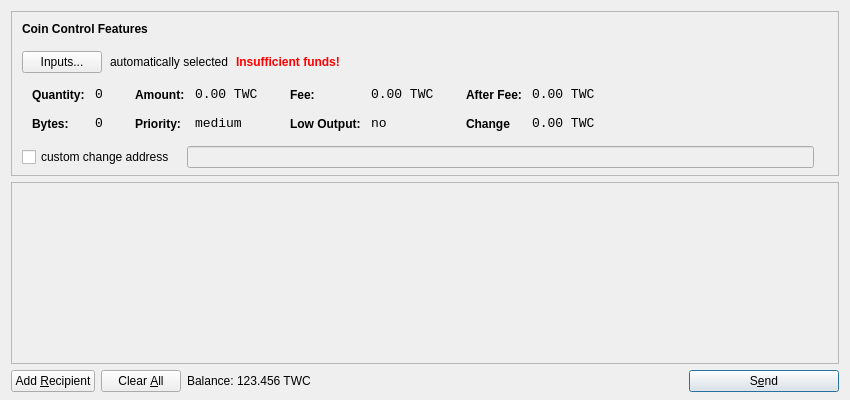
<?xml version="1.0" encoding="UTF-8"?>
<ui version="4.0">
 <class>SendCoinsDialog</class>
 <widget class="QDialog" name="SendCoinsDialog">
  <property name="geometry">
   <rect>
    <x>0</x>
    <y>0</y>
    <width>850</width>
    <height>400</height>
   </rect>
  </property>
  <property name="windowTitle">
   <string>Send Coins</string>
  </property>
  <property name="styleSheet">
   <string notr="true">background-image: url(:/images/gr);</string>
  </property>
  <layout class="QVBoxLayout" name="verticalLayout" stretch="0,1,0">
   <property name="bottomMargin">
    <number>8</number>
   </property>
   <item>
    <widget class="QFrame" name="frameCoinControl">
     <property name="sizePolicy">
      <sizepolicy hsizetype="Expanding" vsizetype="Expanding">
       <horstretch>0</horstretch>
       <verstretch>0</verstretch>
      </sizepolicy>
     </property>
     <property name="maximumSize">
      <size>
       <width>16777215</width>
       <height>16777215</height>
      </size>
     </property>
     <property name="frameShape">
      <enum>QFrame::StyledPanel</enum>
     </property>
     <property name="frameShadow">
      <enum>QFrame::Sunken</enum>
     </property>
     <layout class="QVBoxLayout" name="verticalLayoutCoinControl2">
      <property name="spacing">
       <number>6</number>
      </property>
      <property name="leftMargin">
       <number>0</number>
      </property>
      <property name="topMargin">
       <number>0</number>
      </property>
      <property name="rightMargin">
       <number>0</number>
      </property>
      <property name="bottomMargin">
       <number>6</number>
      </property>
      <item>
       <layout class="QVBoxLayout" name="verticalLayoutCoinControl" stretch="0,0,0,0,1">
        <property name="spacing">
         <number>0</number>
        </property>
        <property name="leftMargin">
         <number>10</number>
        </property>
        <property name="topMargin">
         <number>10</number>
        </property>
        <item>
         <layout class="QHBoxLayout" name="horizontalLayoutCoinControl1">
          <property name="bottomMargin">
           <number>15</number>
          </property>
          <item>
           <widget class="QLabel" name="labelCoinControlFeatures">
            <property name="sizePolicy">
             <sizepolicy hsizetype="Preferred" vsizetype="Maximum">
              <horstretch>0</horstretch>
              <verstretch>0</verstretch>
             </sizepolicy>
            </property>
            <property name="font">
             <font>
              <weight>75</weight>
              <bold>true</bold>
             </font>
            </property>
            <property name="styleSheet">
             <string notr="true">font-weight:bold;</string>
            </property>
            <property name="text">
             <string>Coin Control Features</string>
            </property>
           </widget>
          </item>
         </layout>
        </item>
        <item>
         <layout class="QHBoxLayout" name="horizontalLayoutCoinControl2" stretch="0,0,0,0">
          <property name="spacing">
           <number>8</number>
          </property>
          <property name="bottomMargin">
           <number>10</number>
          </property>
          <item>
           <widget class="QPushButton" name="pushButtonCoinControl">
            <property name="styleSheet">
             <string notr="true"/>
            </property>
            <property name="text">
             <string>Inputs...</string>
            </property>
           </widget>
          </item>
          <item>
           <widget class="QLabel" name="labelCoinControlAutomaticallySelected">
            <property name="text">
             <string>automatically selected</string>
            </property>
            <property name="margin">
             <number>5</number>
            </property>
           </widget>
          </item>
          <item>
           <widget class="QLabel" name="labelCoinControlInsuffFunds">
            <property name="font">
             <font>
              <weight>75</weight>
              <bold>true</bold>
             </font>
            </property>
            <property name="styleSheet">
             <string notr="true">color:red;font-weight:bold;</string>
            </property>
            <property name="text">
             <string>Insufficient funds!</string>
            </property>
            <property name="margin">
             <number>5</number>
            </property>
           </widget>
          </item>
          <item>
           <spacer name="horizontalSpacerCoinControl">
            <property name="orientation">
             <enum>Qt::Horizontal</enum>
            </property>
            <property name="sizeHint" stdset="0">
             <size>
              <width>40</width>
              <height>1</height>
             </size>
            </property>
           </spacer>
          </item>
         </layout>
        </item>
        <item>
         <widget class="QWidget" name="widgetCoinControl" native="true">
          <property name="sizePolicy">
           <sizepolicy hsizetype="Preferred" vsizetype="Preferred">
            <horstretch>0</horstretch>
            <verstretch>0</verstretch>
           </sizepolicy>
          </property>
          <property name="minimumSize">
           <size>
            <width>0</width>
            <height>0</height>
           </size>
          </property>
          <property name="styleSheet">
           <string notr="true"/>
          </property>
          <layout class="QHBoxLayout" name="horizontalLayoutCoinControl5">
           <property name="leftMargin">
            <number>0</number>
           </property>
           <property name="topMargin">
            <number>0</number>
           </property>
           <property name="rightMargin">
            <number>0</number>
           </property>
           <property name="bottomMargin">
            <number>0</number>
           </property>
           <item>
            <layout class="QHBoxLayout" name="horizontalLayoutCoinControl3" stretch="0,0,0,1">
             <property name="spacing">
              <number>20</number>
             </property>
             <property name="topMargin">
              <number>0</number>
             </property>
             <property name="bottomMargin">
              <number>10</number>
             </property>
             <item>
              <layout class="QFormLayout" name="formLayoutCoinControl1">
               <property name="horizontalSpacing">
                <number>10</number>
               </property>
               <property name="verticalSpacing">
                <number>14</number>
               </property>
               <property name="leftMargin">
                <number>10</number>
               </property>
               <property name="topMargin">
                <number>4</number>
               </property>
               <property name="rightMargin">
                <number>6</number>
               </property>
               <item row="0" column="0">
                <widget class="QLabel" name="labelCoinControlQuantityText">
                 <property name="styleSheet">
                  <string notr="true">font-weight:bold;</string>
                 </property>
                 <property name="text">
                  <string>Quantity:</string>
                 </property>
                 <property name="margin">
                  <number>0</number>
                 </property>
                </widget>
               </item>
               <item row="0" column="1">
                <widget class="QLabel" name="labelCoinControlQuantity">
                 <property name="font">
                  <font>
                   <family>Monospace</family>
                   <pointsize>10</pointsize>
                  </font>
                 </property>
                 <property name="cursor">
                  <cursorShape>IBeamCursor</cursorShape>
                 </property>
                 <property name="contextMenuPolicy">
                  <enum>Qt::ActionsContextMenu</enum>
                 </property>
                 <property name="text">
                  <string>0</string>
                 </property>
                 <property name="margin">
                  <number>0</number>
                 </property>
                 <property name="textInteractionFlags">
                  <set>Qt::LinksAccessibleByMouse|Qt::TextSelectableByKeyboard|Qt::TextSelectableByMouse</set>
                 </property>
                </widget>
               </item>
               <item row="1" column="0">
                <widget class="QLabel" name="labelCoinControlBytesText">
                 <property name="styleSheet">
                  <string notr="true">font-weight:bold;</string>
                 </property>
                 <property name="text">
                  <string>Bytes:</string>
                 </property>
                </widget>
               </item>
               <item row="1" column="1">
                <widget class="QLabel" name="labelCoinControlBytes">
                 <property name="font">
                  <font>
                   <family>Monospace</family>
                   <pointsize>10</pointsize>
                  </font>
                 </property>
                 <property name="cursor">
                  <cursorShape>IBeamCursor</cursorShape>
                 </property>
                 <property name="contextMenuPolicy">
                  <enum>Qt::ActionsContextMenu</enum>
                 </property>
                 <property name="text">
                  <string>0</string>
                 </property>
                 <property name="textInteractionFlags">
                  <set>Qt::LinksAccessibleByMouse|Qt::TextSelectableByKeyboard|Qt::TextSelectableByMouse</set>
                 </property>
                </widget>
               </item>
              </layout>
             </item>
             <item>
              <layout class="QFormLayout" name="formLayoutCoinControl2">
               <property name="horizontalSpacing">
                <number>10</number>
               </property>
               <property name="verticalSpacing">
                <number>14</number>
               </property>
               <property name="leftMargin">
                <number>6</number>
               </property>
               <property name="topMargin">
                <number>4</number>
               </property>
               <property name="rightMargin">
                <number>6</number>
               </property>
               <item row="0" column="0">
                <widget class="QLabel" name="labelCoinControlAmountText">
                 <property name="styleSheet">
                  <string notr="true">font-weight:bold;</string>
                 </property>
                 <property name="text">
                  <string>Amount:</string>
                 </property>
                 <property name="margin">
                  <number>0</number>
                 </property>
                </widget>
               </item>
               <item row="0" column="1">
                <widget class="QLabel" name="labelCoinControlAmount">
                 <property name="font">
                  <font>
                   <family>Monospace</family>
                   <pointsize>10</pointsize>
                  </font>
                 </property>
                 <property name="cursor">
                  <cursorShape>IBeamCursor</cursorShape>
                 </property>
                 <property name="contextMenuPolicy">
                  <enum>Qt::ActionsContextMenu</enum>
                 </property>
                 <property name="text">
                  <string>0.00 TWC</string>
                 </property>
                 <property name="textInteractionFlags">
                  <set>Qt::LinksAccessibleByMouse|Qt::TextSelectableByKeyboard|Qt::TextSelectableByMouse</set>
                 </property>
                </widget>
               </item>
               <item row="1" column="0">
                <widget class="QLabel" name="labelCoinControlPriorityText">
                 <property name="styleSheet">
                  <string notr="true">font-weight:bold;</string>
                 </property>
                 <property name="text">
                  <string>Priority:</string>
                 </property>
                </widget>
               </item>
               <item row="1" column="1">
                <widget class="QLabel" name="labelCoinControlPriority">
                 <property name="font">
                  <font>
                   <family>Monospace</family>
                   <pointsize>10</pointsize>
                  </font>
                 </property>
                 <property name="cursor">
                  <cursorShape>IBeamCursor</cursorShape>
                 </property>
                 <property name="contextMenuPolicy">
                  <enum>Qt::ActionsContextMenu</enum>
                 </property>
                 <property name="text">
                  <string>medium</string>
                 </property>
                 <property name="textInteractionFlags">
                  <set>Qt::LinksAccessibleByMouse|Qt::TextSelectableByKeyboard|Qt::TextSelectableByMouse</set>
                 </property>
                </widget>
               </item>
              </layout>
             </item>
             <item>
              <layout class="QFormLayout" name="formLayoutCoinControl3">
               <property name="horizontalSpacing">
                <number>10</number>
               </property>
               <property name="verticalSpacing">
                <number>14</number>
               </property>
               <property name="leftMargin">
                <number>6</number>
               </property>
               <property name="topMargin">
                <number>4</number>
               </property>
               <property name="rightMargin">
                <number>6</number>
               </property>
               <item row="0" column="0">
                <widget class="QLabel" name="labelCoinControlFeeText">
                 <property name="styleSheet">
                  <string notr="true">font-weight:bold;</string>
                 </property>
                 <property name="text">
                  <string>Fee:</string>
                 </property>
                 <property name="margin">
                  <number>0</number>
                 </property>
                </widget>
               </item>
               <item row="0" column="1">
                <widget class="QLabel" name="labelCoinControlFee">
                 <property name="font">
                  <font>
                   <family>Monospace</family>
                   <pointsize>10</pointsize>
                  </font>
                 </property>
                 <property name="cursor">
                  <cursorShape>IBeamCursor</cursorShape>
                 </property>
                 <property name="contextMenuPolicy">
                  <enum>Qt::ActionsContextMenu</enum>
                 </property>
                 <property name="text">
                  <string>0.00 TWC</string>
                 </property>
                 <property name="textInteractionFlags">
                  <set>Qt::LinksAccessibleByMouse|Qt::TextSelectableByKeyboard|Qt::TextSelectableByMouse</set>
                 </property>
                </widget>
               </item>
               <item row="1" column="0">
                <widget class="QLabel" name="labelCoinControlLowOutputText">
                 <property name="styleSheet">
                  <string notr="true">font-weight:bold;</string>
                 </property>
                 <property name="text">
                  <string>Low Output:</string>
                 </property>
                </widget>
               </item>
               <item row="1" column="1">
                <widget class="QLabel" name="labelCoinControlLowOutput">
                 <property name="font">
                  <font>
                   <family>Monospace</family>
                   <pointsize>10</pointsize>
                  </font>
                 </property>
                 <property name="cursor">
                  <cursorShape>IBeamCursor</cursorShape>
                 </property>
                 <property name="contextMenuPolicy">
                  <enum>Qt::ActionsContextMenu</enum>
                 </property>
                 <property name="text">
                  <string>no</string>
                 </property>
                 <property name="textInteractionFlags">
                  <set>Qt::LinksAccessibleByMouse|Qt::TextSelectableByKeyboard|Qt::TextSelectableByMouse</set>
                 </property>
                </widget>
               </item>
              </layout>
             </item>
             <item>
              <layout class="QFormLayout" name="formLayoutCoinControl4">
               <property name="horizontalSpacing">
                <number>10</number>
               </property>
               <property name="verticalSpacing">
                <number>14</number>
               </property>
               <property name="leftMargin">
                <number>6</number>
               </property>
               <property name="topMargin">
                <number>4</number>
               </property>
               <property name="rightMargin">
                <number>6</number>
               </property>
               <item row="0" column="0">
                <widget class="QLabel" name="labelCoinControlAfterFeeText">
                 <property name="styleSheet">
                  <string notr="true">font-weight:bold;</string>
                 </property>
                 <property name="text">
                  <string>After Fee:</string>
                 </property>
                 <property name="margin">
                  <number>0</number>
                 </property>
                </widget>
               </item>
               <item row="0" column="1">
                <widget class="QLabel" name="labelCoinControlAfterFee">
                 <property name="font">
                  <font>
                   <family>Monospace</family>
                   <pointsize>10</pointsize>
                  </font>
                 </property>
                 <property name="cursor">
                  <cursorShape>IBeamCursor</cursorShape>
                 </property>
                 <property name="contextMenuPolicy">
                  <enum>Qt::ActionsContextMenu</enum>
                 </property>
                 <property name="text">
                  <string>0.00 TWC</string>
                 </property>
                 <property name="textInteractionFlags">
                  <set>Qt::LinksAccessibleByMouse|Qt::TextSelectableByKeyboard|Qt::TextSelectableByMouse</set>
                 </property>
                </widget>
               </item>
               <item row="1" column="0">
                <widget class="QLabel" name="labelCoinControlChangeText">
                 <property name="styleSheet">
                  <string notr="true">font-weight:bold;</string>
                 </property>
                 <property name="text">
                  <string>Change</string>
                 </property>
                </widget>
               </item>
               <item row="1" column="1">
                <widget class="QLabel" name="labelCoinControlChange">
                 <property name="font">
                  <font>
                   <family>Monospace</family>
                   <pointsize>10</pointsize>
                  </font>
                 </property>
                 <property name="cursor">
                  <cursorShape>IBeamCursor</cursorShape>
                 </property>
                 <property name="contextMenuPolicy">
                  <enum>Qt::ActionsContextMenu</enum>
                 </property>
                 <property name="text">
                  <string>0.00 TWC</string>
                 </property>
                 <property name="textInteractionFlags">
                  <set>Qt::LinksAccessibleByMouse|Qt::TextSelectableByKeyboard|Qt::TextSelectableByMouse</set>
                 </property>
                </widget>
               </item>
              </layout>
             </item>
            </layout>
           </item>
          </layout>
         </widget>
        </item>
        <item>
         <layout class="QHBoxLayout" name="horizontalLayoutCoinControl4" stretch="0,0,0">
          <property name="spacing">
           <number>12</number>
          </property>
          <property name="sizeConstraint">
           <enum>QLayout::SetDefaultConstraint</enum>
          </property>
          <property name="topMargin">
           <number>5</number>
          </property>
          <property name="rightMargin">
           <number>5</number>
          </property>
          <item>
           <widget class="QCheckBox" name="checkBoxCoinControlChange">
            <property name="text">
             <string>custom change address</string>
            </property>
           </widget>
          </item>
          <item>
           <widget class="QLineEdit" name="lineEditCoinControlChange">
            <property name="enabled">
             <bool>false</bool>
            </property>
            <property name="sizePolicy">
             <sizepolicy hsizetype="Expanding" vsizetype="Fixed">
              <horstretch>0</horstretch>
              <verstretch>0</verstretch>
             </sizepolicy>
            </property>
           </widget>
          </item>
          <item>
           <widget class="QLabel" name="labelCoinControlChangeLabel">
            <property name="sizePolicy">
             <sizepolicy hsizetype="Preferred" vsizetype="Expanding">
              <horstretch>0</horstretch>
              <verstretch>0</verstretch>
             </sizepolicy>
            </property>
            <property name="minimumSize">
             <size>
              <width>0</width>
              <height>0</height>
             </size>
            </property>
            <property name="text">
             <string/>
            </property>
            <property name="margin">
             <number>3</number>
            </property>
           </widget>
          </item>
         </layout>
        </item>
        <item>
         <spacer name="verticalSpacerCoinControl">
          <property name="orientation">
           <enum>Qt::Vertical</enum>
          </property>
          <property name="sizeHint" stdset="0">
           <size>
            <width>800</width>
            <height>1</height>
           </size>
          </property>
         </spacer>
        </item>
       </layout>
      </item>
     </layout>
    </widget>
   </item>
   <item>
    <widget class="QScrollArea" name="scrollArea">
     <property name="widgetResizable">
      <bool>true</bool>
     </property>
     <widget class="QWidget" name="scrollAreaWidgetContents">
      <property name="geometry">
       <rect>
        <x>0</x>
        <y>0</y>
        <width>830</width>
        <height>138</height>
       </rect>
      </property>
      <layout class="QVBoxLayout" name="verticalLayout_2">
       <property name="leftMargin">
        <number>0</number>
       </property>
       <property name="topMargin">
        <number>0</number>
       </property>
       <property name="rightMargin">
        <number>0</number>
       </property>
       <property name="bottomMargin">
        <number>0</number>
       </property>
       <item>
        <layout class="QVBoxLayout" name="entries">
         <property name="spacing">
          <number>6</number>
         </property>
        </layout>
       </item>
       <item>
        <spacer name="verticalSpacer">
         <property name="orientation">
          <enum>Qt::Vertical</enum>
         </property>
         <property name="sizeHint" stdset="0">
          <size>
           <width>20</width>
           <height>40</height>
          </size>
         </property>
        </spacer>
       </item>
      </layout>
     </widget>
    </widget>
   </item>
   <item>
    <layout class="QHBoxLayout" name="horizontalLayout">
     <item>
      <widget class="QPushButton" name="addButton">
       <property name="toolTip">
        <string>Send to multiple recipients at once</string>
       </property>
       <property name="text">
        <string>Add &amp;Recipient</string>
       </property>
       <property name="icon">
        <iconset resource="../bitcoin.qrc">
         <normaloff>:/icons/add</normaloff>:/icons/add</iconset>
       </property>
       <property name="autoDefault">
        <bool>false</bool>
       </property>
      </widget>
     </item>
     <item>
      <widget class="QPushButton" name="clearButton">
       <property name="sizePolicy">
        <sizepolicy hsizetype="Minimum" vsizetype="Fixed">
         <horstretch>0</horstretch>
         <verstretch>0</verstretch>
        </sizepolicy>
       </property>
       <property name="toolTip">
        <string>Remove all transaction fields</string>
       </property>
       <property name="text">
        <string>Clear &amp;All</string>
       </property>
       <property name="icon">
        <iconset resource="../bitcoin.qrc">
         <normaloff>:/icons/remove</normaloff>:/icons/remove</iconset>
       </property>
       <property name="autoRepeatDelay">
        <number>300</number>
       </property>
       <property name="autoDefault">
        <bool>false</bool>
       </property>
      </widget>
     </item>
     <item>
      <layout class="QHBoxLayout" name="horizontalLayout_2">
       <property name="spacing">
        <number>3</number>
       </property>
       <item>
        <widget class="QLabel" name="label">
         <property name="sizePolicy">
          <sizepolicy hsizetype="Preferred" vsizetype="Fixed">
           <horstretch>0</horstretch>
           <verstretch>0</verstretch>
          </sizepolicy>
         </property>
         <property name="text">
          <string>Balance:</string>
         </property>
        </widget>
       </item>
       <item>
        <widget class="QLabel" name="labelBalance">
         <property name="sizePolicy">
          <sizepolicy hsizetype="Preferred" vsizetype="Fixed">
           <horstretch>0</horstretch>
           <verstretch>0</verstretch>
          </sizepolicy>
         </property>
         <property name="cursor">
          <cursorShape>IBeamCursor</cursorShape>
         </property>
         <property name="text">
          <string>123.456 TWC</string>
         </property>
         <property name="textInteractionFlags">
          <set>Qt::LinksAccessibleByMouse|Qt::TextSelectableByKeyboard|Qt::TextSelectableByMouse</set>
         </property>
        </widget>
       </item>
      </layout>
     </item>
     <item>
      <spacer name="horizontalSpacer">
       <property name="orientation">
        <enum>Qt::Horizontal</enum>
       </property>
       <property name="sizeHint" stdset="0">
        <size>
         <width>40</width>
         <height>20</height>
        </size>
       </property>
      </spacer>
     </item>
     <item>
      <widget class="QPushButton" name="sendButton">
       <property name="minimumSize">
        <size>
         <width>150</width>
         <height>0</height>
        </size>
       </property>
       <property name="toolTip">
        <string>Confirm the send action</string>
       </property>
       <property name="text">
        <string>S&amp;end</string>
       </property>
       <property name="icon">
        <iconset resource="../bitcoin.qrc">
         <normaloff>:/icons/send</normaloff>:/icons/send</iconset>
       </property>
       <property name="default">
        <bool>true</bool>
       </property>
      </widget>
     </item>
    </layout>
   </item>
  </layout>
 </widget>
 <resources>
  <include location="../bitcoin.qrc"/>
 </resources>
 <connections/>
</ui>
